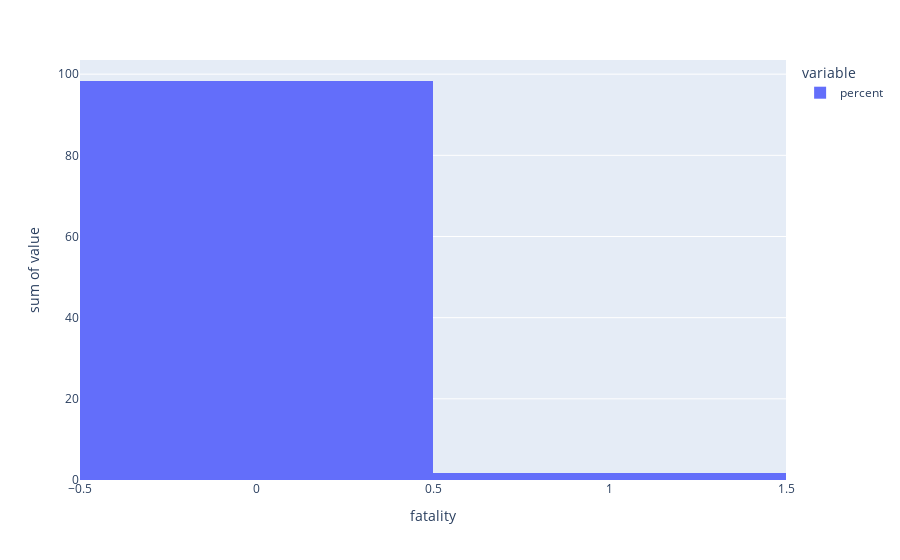

Source (notebook cell):
### Code cell
fatality_per = df['fatality'].value_counts(normalize=True).mul(100).rename('percent').reset_index()
fatality_count = df['fatality'].value_counts().reset_index()
fataity_merge= pd.merge(fatality_per, fatality_count, on=['index'], how='inner')
fig = px.histogram(fataity_merge, x="index", y=['percent'], labels={'index':'fatality'})
fig.show()

### Figure 1 — Plotly figure (JSON) as saved in the notebook; plotly's stock layout.template omitted (floating-point values rounded to 4 significant figures)
{"data": [{"alignmentgroup": "True", "bingroup": "x", "histfunc": "sum", "hovertemplate": "variable=percent<br>fatality=%{x}<br>sum of value=%{y}<extra></extra>", "legendgroup": "percent", "marker": {"color": "#636efa", "pattern": {"shape": ""}}, "name": "percent", "offsetgroup": "percent", "orientation": "v", "showlegend": true, "type": "histogram", "x": [0, 1], "xaxis": "x", "y": [98.32, 1.683], "yaxis": "y"}], "layout": {"barmode": "relative", "legend": {"title": {"text": "variable"}, "tracegroupgap": 0}, "margin": {"t": 60}, "xaxis": {"anchor": "y", "domain": [0, 1], "title": {"text": "fatality"}}, "yaxis": {"anchor": "x", "domain": [0, 1], "title": {"text": "sum of value"}}}}
